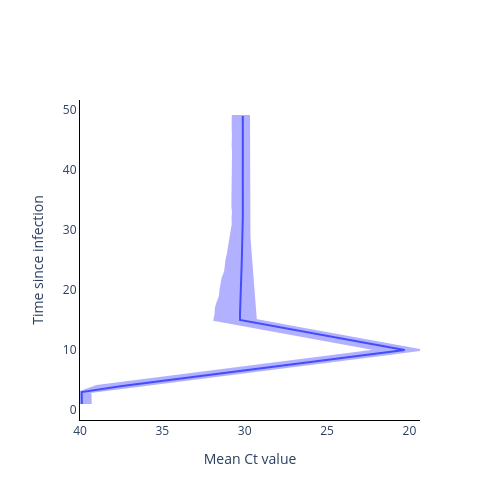

Notebook code for this chart:
### Code cell
fig = go.Figure()

fig.add_trace(
    go.Scatter(
        y=time_from_infec,
        x=np.mean(ct_val, axis=1),
        mode='lines',
        name='Mean Ct value',
        showlegend=False,
    )
)

fig.add_trace(
    go.Scatter(
        y=time_from_infec.tolist() + time_from_infec.tolist()[::-1],
        x=np.quantile(ct_val, 0.975, axis=1).tolist() + np.quantile(ct_val, 0.025, axis=1).tolist()[::-1],
        mode='lines',
        fill='toself',
        fillcolor='blue',
        line_color='blue',
        opacity=0.3,
        showlegend=False,
    )
)

# Add axis labels
fig.update_layout(
    width=500, 
    height=500,
    plot_bgcolor='white',
    xaxis=dict(
        linecolor='black',
        title = 'Mean Ct value',
        autorange='reversed'
        ),
    yaxis=dict(
        linecolor='black',
        title = 'Time since infection'),
    #legend=dict(
    #    orientation="h",
    #    yanchor="bottom",
    #    y=1.02,
    #    xanchor="right",
    #    x=1
    #)
    )

fig.write_image('images/Ct_value_model.pdf')
fig.show()

### Figure 1 — Plotly figure (JSON) as saved in the notebook; plotly's stock layout.template omitted (floating-point values rounded to 4 significant figures)
{"data": [{"mode": "lines", "name": "Mean Ct value", "showlegend": false, "type": "scatter", "x": [39.89, 39.89, 39.89, 37.44, 34.57, 31.72, 28.86, 26.0, 23.15, 20.29, 22.29, 24.27, 26.28, 28.29, 30.28, 30.29, 30.27, 30.25, 30.24, 30.23, 30.22, 30.21, 30.19, 30.19, 30.17, 30.16, 30.14, 30.14, 30.13, 30.12, 30.11, 30.12, 30.11, 30.12, 30.11, 30.11, 30.12, 30.12, 30.12, 30.12, 30.11, 30.12, 30.11, 30.12, 30.11, 30.12, 30.12, 30.11, 30.12], "y": [1, 2, 3, 4, 5, 6, 7, 8, 9, 10, 11, 12, 13, 14, 15, 16, 17, 18, 19, 20, 21, 22, 23, 24, 25, 26, 27, 28, 29, 30, 31, 32, 33, 34, 35, 36, 37, 38, 39, 40, 41, 42, 43, 44, 45, 46, 47, 48, 49]}, {"fill": "toself", "fillcolor": "blue", "line": {"color": "blue"}, "mode": "lines", "opacity": 0.3, "showlegend": false, "type": "scatter", "x": [40, 40, 40, 38.98, 36.11, 33.28, 30.41, 27.58, 24.74, 21.84, 23.85, 25.82, 27.82, 29.81, 31.84, 31.77, 31.75, 31.64, 31.5, 31.47, 31.39, 31.34, 31.2, 31.17, 31.11, 31.03, 30.96, 30.88, 30.82, 30.77, 30.73, 30.74, 30.72, 30.75, 30.74, 30.74, 30.74, 30.73, 30.76, 30.75, 30.73, 30.73, 30.71, 30.73, 30.71, 30.72, 30.73, 30.74, 30.73, 29.74, 29.74, 29.74, 29.74, 29.74, 29.74, 29.74, 29.74, 29.74, 29.74, 29.74, 29.74, 29.74, 29.74, 29.74, 29.75, 29.74, 29.74, 29.74, 29.75, 29.71, 29.69, 29.66, 29.63, 29.61, 29.59, 29.56, 29.52, 29.51, 29.47, 29.44, 29.42, 29.41, 29.38, 29.32, 27.37, 25.36, 23.33, 21.36, 19.36, 22.19, 25.05, 27.92, 30.78, 33.61, 36.5, 39.37, 39.35, 39.35], "y": [1, 2, 3, 4, 5, 6, 7, 8, 9, 10, 11, 12, 13, 14, 15, 16, 17, 18, 19, 20, 21, 22, 23, 24, 25, 26, 27, 28, 29, 30, 31, 32, 33, 34, 35, 36, 37, 38, 39, 40, 41, 42, 43, 44, 45, 46, 47, 48, 49, 49, 48, 47, 46, 45, 44, 43, 42, 41, 40, 39, 38, 37, 36, 35, 34, 33, 32, 31, 30, 29, 28, 27, 26, 25, 24, 23, 22, 21, 20, 19, 18, 17, 16, 15, 14, 13, 12, 11, 10, 9, 8, 7, 6, 5, 4, 3, 2, 1]}], "layout": {"height": 500, "plot_bgcolor": "white", "width": 500, "xaxis": {"autorange": "reversed", "linecolor": "black", "title": {"text": "Mean Ct value"}}, "yaxis": {"linecolor": "black", "title": {"text": "Time since infection"}}}}
